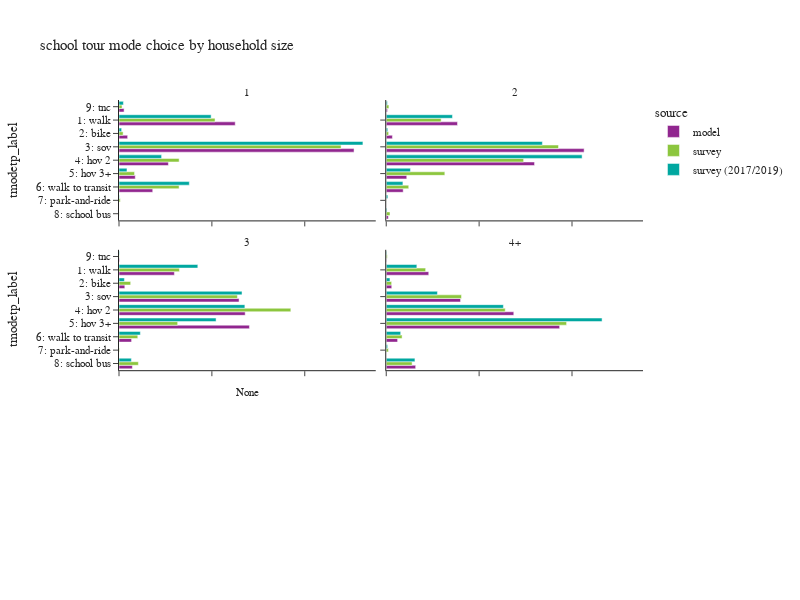

Write notebook code for a chart like this one.
### Code cell
plot_mode_choice(wk_tour,"hhsize_4+",
                 {"hhsize_4+":["1","2","3","4+"],
                  "tmodetp_label":["1: walk","2: bike","3: sov","4: hov 2","5: hov 3+","6: walk to transit",
                                   "7: park-and-ride","8: school bus","9: other–survey only"]},
                 "household size",2,600)

### Figure 1 — Plotly figure (JSON) as saved in the notebook; plotly's stock layout.template omitted (floating-point values rounded to 4 significant figures)
{"data": [{"alignmentgroup": "True", "customdata": [[18], [120062], [8921], [242828], [51009], [16797], [34847], [1], [5262]], "hovertemplate": "source=model<br>hhsize_4+=1<br>percentage=%{x}<br>tmodetp_label=%{y}<br>sample_count=%{customdata[0]}<extra></extra>", "legendgroup": "model", "marker": {"color": "#91268F", "pattern": {"shape": ""}}, "name": "model", "offsetgroup": "model", "orientation": "h", "showlegend": true, "textposition": "auto", "type": "bar", "x": [3.752e-05, 0.2503, 0.0186, 0.5062, 0.1063, 0.03501, 0.07264, 2.084e-06, 0.01097], "xaxis": "x5", "y": [null, "1: walk", "2: bike", "3: sov", "4: hov 2", "5: hov 3+", "6: walk to transit", "8: school bus", "9: tnc"], "yaxis": "y5"}, {"alignmentgroup": "True", "customdata": [[9], [156429], [13520], [434327], [325500], [45027], [37214], [4573], [2689]], "hovertemplate": "source=model<br>hhsize_4+=2<br>percentage=%{x}<br>tmodetp_label=%{y}<br>sample_count=%{customdata[0]}<extra></extra>", "legendgroup": "model", "marker": {"color": "#91268F", "pattern": {"shape": ""}}, "name": "model", "offsetgroup": "model", "orientation": "h", "showlegend": false, "textposition": "auto", "type": "bar", "x": [8.83e-06, 0.1535, 0.01326, 0.4261, 0.3193, 0.04417, 0.03651, 0.004486, 0.002638], "xaxis": "x6", "y": [null, "1: walk", "2: bike", "3: sov", "4: hov 2", "5: hov 3+", "6: walk to transit", "8: school bus", "9: tnc"], "yaxis": "y6"}, {"alignmentgroup": "True", "customdata": [[10], [87156], [9143], [188911], [198544], [205218], [19787], [21028], [853]], "hovertemplate": "source=model<br>hhsize_4+=3<br>percentage=%{x}<br>tmodetp_label=%{y}<br>sample_count=%{customdata[0]}<extra></extra>", "legendgroup": "model", "marker": {"color": "#91268F", "pattern": {"shape": ""}}, "name": "model", "offsetgroup": "model", "orientation": "h", "showlegend": false, "textposition": "auto", "type": "bar", "x": [1.369e-05, 0.1193, 0.01251, 0.2586, 0.2717, 0.2809, 0.02708, 0.02878, 0.001167], "xaxis": "x3", "y": [null, "1: walk", "2: bike", "3: sov", "4: hov 2", "5: hov 3+", "6: walk to transit", "8: school bus", "9: tnc"], "yaxis": "y3"}, {"alignmentgroup": "True", "customdata": [[38], [163108], [21121], [285197], [489530], [665488], [43645], [112902], [1379]], "hovertemplate": "source=model<br>hhsize_4+=4+<br>percentage=%{x}<br>tmodetp_label=%{y}<br>sample_count=%{customdata[0]}<extra></extra>", "legendgroup": "model", "marker": {"color": "#91268F", "pattern": {"shape": ""}}, "name": "model", "offsetgroup": "model", "orientation": "h", "showlegend": false, "textposition": "auto", "type": "bar", "x": [2.132e-05, 0.09151, 0.01185, 0.16, 0.2746, 0.3734, 0.02449, 0.06334, 0.0007737], "xaxis": "x4", "y": [null, "1: walk", "2: bike", "3: sov", "4: hov 2", "5: hov 3+", "6: walk to transit", "8: school bus", "9: tnc"], "yaxis": "y4"}, {"alignmentgroup": "True", "customdata": [[10], [397], [41], [494], [103], [29], [140], [4], [1], [11]], "hovertemplate": "source=survey<br>hhsize_4+=1<br>percentage=%{x}<br>tmodetp_label=%{y}<br>sample_count=%{customdata[0]}<extra></extra>", "legendgroup": "survey", "marker": {"color": "#8CC63E", "pattern": {"shape": ""}}, "name": "survey", "offsetgroup": "survey", "orientation": "h", "showlegend": true, "textposition": "auto", "type": "bar", "x": [0.004221, 0.2068, 0.00887, 0.4782, 0.1295, 0.03348, 0.1294, 0.002699, 0.0003208, 0.006523], "xaxis": "x5", "y": [null, "1: walk", "2: bike", "3: sov", "4: hov 2", "5: hov 3+", "6: walk to transit", "7: park-and-ride", "8: school bus", "9: tnc"], "yaxis": "y5"}, {"alignmentgroup": "True", "customdata": [[10], [419], [40], [625], [592], [146], [62], [4], [7], [11]], "hovertemplate": "source=survey<br>hhsize_4+=2<br>percentage=%{x}<br>tmodetp_label=%{y}<br>sample_count=%{customdata[0]}<extra></extra>", "legendgroup": "survey", "marker": {"color": "#8CC63E", "pattern": {"shape": ""}}, "name": "survey", "offsetgroup": "survey", "orientation": "h", "showlegend": false, "textposition": "auto", "type": "bar", "x": [0.02127, 0.1182, 0.005149, 0.3709, 0.2958, 0.1262, 0.04843, 0.0002136, 0.008104, 0.005678], "xaxis": "x6", "y": [null, "1: walk", "2: bike", "3: sov", "4: hov 2", "5: hov 3+", "6: walk to transit", "7: park-and-ride", "8: school bus", "9: tnc"], "yaxis": "y6"}, {"alignmentgroup": "True", "customdata": [[2], [128], [35], [173], [267], [154], [26], [4], [29], [2]], "hovertemplate": "source=survey<br>hhsize_4+=3<br>percentage=%{x}<br>tmodetp_label=%{y}<br>sample_count=%{customdata[0]}<extra></extra>", "legendgroup": "survey", "marker": {"color": "#8CC63E", "pattern": {"shape": ""}}, "name": "survey", "offsetgroup": "survey", "orientation": "h", "showlegend": false, "textposition": "auto", "type": "bar", "x": [0.009732, 0.1301, 0.02511, 0.255, 0.37, 0.1263, 0.04046, 0.0009032, 0.04176, 0.0005645], "xaxis": "x3", "y": [null, "1: walk", "2: bike", "3: sov", "4: hov 2", "5: hov 3+", "6: walk to transit", "7: park-and-ride", "8: school bus", "9: tnc"], "yaxis": "y3"}, {"alignmentgroup": "True", "customdata": [[3], [165], [23], [175], [290], [636], [38], [4], [125], [2]], "hovertemplate": "source=survey<br>hhsize_4+=4+<br>percentage=%{x}<br>tmodetp_label=%{y}<br>sample_count=%{customdata[0]}<extra></extra>", "legendgroup": "survey", "marker": {"color": "#8CC63E", "pattern": {"shape": ""}}, "name": "survey", "offsetgroup": "survey", "orientation": "h", "showlegend": false, "textposition": "auto", "type": "bar", "x": [0.0003172, 0.08483, 0.01163, 0.162, 0.2562, 0.3883, 0.0341, 0.004657, 0.0557, 0.002165], "xaxis": "x4", "y": [null, "1: walk", "2: bike", "3: sov", "4: hov 2", "5: hov 3+", "6: walk to transit", "7: park-and-ride", "8: school bus", "9: tnc"], "yaxis": "y4"}, {"alignmentgroup": "True", "customdata": [[9], [609], [35], [675], [170], [42], [295], [5], [26]], "hovertemplate": "source=survey (2017/2019)<br>hhsize_4+=1<br>percentage=%{x}<br>tmodetp_label=%{y}<br>sample_count=%{customdata[0]}<extra></extra>", "legendgroup": "survey (2017/2019)", "marker": {"color": "#00A7A0", "pattern": {"shape": ""}}, "name": "survey (2017/2019)", "offsetgroup": "survey (2017/2019)", "orientation": "h", "showlegend": true, "textposition": "auto", "type": "bar", "x": [0.0001856, 0.1984, 0.005666, 0.5253, 0.09174, 0.01715, 0.1514, 0.0006932, 0.009481], "xaxis": "x5", "y": [null, "1: walk", "2: bike", "3: sov", "4: hov 2", "5: hov 3+", "6: walk to transit", "7: park-and-ride", "9: tnc"], "yaxis": "y5"}, {"alignmentgroup": "True", "customdata": [[11], [954], [56], [945], [1007], [166], [262], [18], [9], [37]], "hovertemplate": "source=survey (2017/2019)<br>hhsize_4+=2<br>percentage=%{x}<br>tmodetp_label=%{y}<br>sample_count=%{customdata[0]}<extra></extra>", "legendgroup": "survey (2017/2019)", "marker": {"color": "#00A7A0", "pattern": {"shape": ""}}, "name": "survey (2017/2019)", "offsetgroup": "survey (2017/2019)", "orientation": "h", "showlegend": false, "textposition": "auto", "type": "bar", "x": [0.0007478, 0.1426, 0.003207, 0.3362, 0.4218, 0.05213, 0.03589, 0.003445, 0.001665, 0.002366], "xaxis": "x6", "y": [null, "1: walk", "2: bike", "3: sov", "4: hov 2", "5: hov 3+", "6: walk to transit", "7: park-and-ride", "8: school bus", "9: tnc"], "yaxis": "y6"}, {"alignmentgroup": "True", "customdata": [[3], [254], [23], [214], [416], [264], [99], [44], [6]], "hovertemplate": "source=survey (2017/2019)<br>hhsize_4+=3<br>percentage=%{x}<br>tmodetp_label=%{y}<br>sample_count=%{customdata[0]}<extra></extra>", "legendgroup": "survey (2017/2019)", "marker": {"color": "#00A7A0", "pattern": {"shape": ""}}, "name": "survey (2017/2019)", "offsetgroup": "survey (2017/2019)", "orientation": "h", "showlegend": false, "textposition": "auto", "type": "bar", "x": [2.64e-05, 0.1697, 0.01163, 0.2649, 0.2711, 0.2091, 0.04597, 0.02668, 0.0009193], "xaxis": "x3", "y": [null, "1: walk", "2: bike", "3: sov", "4: hov 2", "5: hov 3+", "6: walk to transit", "8: school bus", "9: tnc"], "yaxis": "y3"}, {"alignmentgroup": "True", "customdata": [[9], [296], [38], [181], [458], [994], [90], [1], [149], [5]], "hovertemplate": "source=survey (2017/2019)<br>hhsize_4+=4+<br>percentage=%{x}<br>tmodetp_label=%{y}<br>sample_count=%{customdata[0]}<extra></extra>", "legendgroup": "survey (2017/2019)", "marker": {"color": "#00A7A0", "pattern": {"shape": ""}}, "name": "survey (2017/2019)", "offsetgroup": "survey (2017/2019)", "orientation": "h", "showlegend": false, "textposition": "auto", "type": "bar", "x": [0.001769, 0.06591, 0.008026, 0.1102, 0.2523, 0.4648, 0.0311, 0.003015, 0.06179, 0.001104], "xaxis": "x4", "y": [null, "1: walk", "2: bike", "3: sov", "4: hov 2", "5: hov 3+", "6: walk to transit", "7: park-and-ride", "8: school bus", "9: tnc"], "yaxis": "y4"}], "layout": {"annotations": [{"font": {}, "showarrow": false, "text": "None", "x": 0.245, "xanchor": "center", "xref": "paper", "y": 0.2867, "yanchor": "bottom", "yref": "paper"}, {"font": {}, "showarrow": false, "text": "3", "x": 0.245, "xanchor": "center", "xref": "paper", "y": 0.6433, "yanchor": "bottom", "yref": "paper"}, {"font": {}, "showarrow": false, "text": "4+", "x": 0.755, "xanchor": "center", "xref": "paper", "y": 0.6433, "yanchor": "bottom", "yref": "paper"}, {"font": {}, "showarrow": false, "text": "1", "x": 0.245, "xanchor": "center", "xref": "paper", "y": 1.0, "yanchor": "bottom", "yref": "paper"}, {"font": {}, "showarrow": false, "text": "2", "x": 0.755, "xanchor": "center", "xref": "paper", "y": 1.0, "yanchor": "bottom", "yref": "paper"}], "barmode": "group", "height": 600, "legend": {"title": {"text": "source"}, "tracegroupgap": 0}, "title": {"text": "school tour mode choice by household size"}, "width": 800, "xaxis": {"anchor": "y", "domain": [0.0, 0.49], "tickformat": ".1%", "title": {"text": "percentage"}}, "xaxis2": {"anchor": "y2", "domain": [0.51, 1.0], "matches": "x", "tickformat": ".1%", "title": {"text": "percentage"}}, "xaxis3": {"anchor": "y3", "domain": [0.0, 0.49], "matches": "x", "showticklabels": false, "tickformat": ".1%"}, "xaxis4": {"anchor": "y4", "domain": [0.51, 1.0], "matches": "x", "showticklabels": false, "tickformat": ".1%"}, "xaxis5": {"anchor": "y5", "domain": [0.0, 0.49], "matches": "x", "showticklabels": false, "tickformat": ".1%"}, "xaxis6": {"anchor": "y6", "domain": [0.51, 1.0], "matches": "x", "showticklabels": false, "tickformat": ".1%"}, "yaxis": {"anchor": "x", "categoryarray": ["9: other–survey only", "8: school bus", "7: park-and-ride", "6: walk to transit", "5: hov 3+", "4: hov 2", "3: sov", "2: bike", "1: walk"], "categoryorder": "array", "domain": [0.0, 0.2867], "title": {"text": "tmodetp_label"}}, "yaxis2": {"anchor": "x2", "domain": [0.0, 0.2867], "matches": "y", "showticklabels": false}, "yaxis3": {"anchor": "x3", "categoryarray": ["9: other–survey only", "8: school bus", "7: park-and-ride", "6: walk to transit", "5: hov 3+", "4: hov 2", "3: sov", "2: bike", "1: walk"], "categoryorder": "array", "domain": [0.3567, 0.6433], "matches": "y", "title": {"text": "tmodetp_label"}}, "yaxis4": {"anchor": "x4", "domain": [0.3567, 0.6433], "matches": "y", "showticklabels": false}, "yaxis5": {"anchor": "x5", "categoryarray": ["9: other–survey only", "8: school bus", "7: park-and-ride", "6: walk to transit", "5: hov 3+", "4: hov 2", "3: sov", "2: bike", "1: walk"], "categoryorder": "array", "domain": [0.7133, 1.0], "matches": "y", "title": {"text": "tmodetp_label"}}, "yaxis6": {"anchor": "x6", "domain": [0.7133, 1.0], "matches": "y", "showticklabels": false}}}
